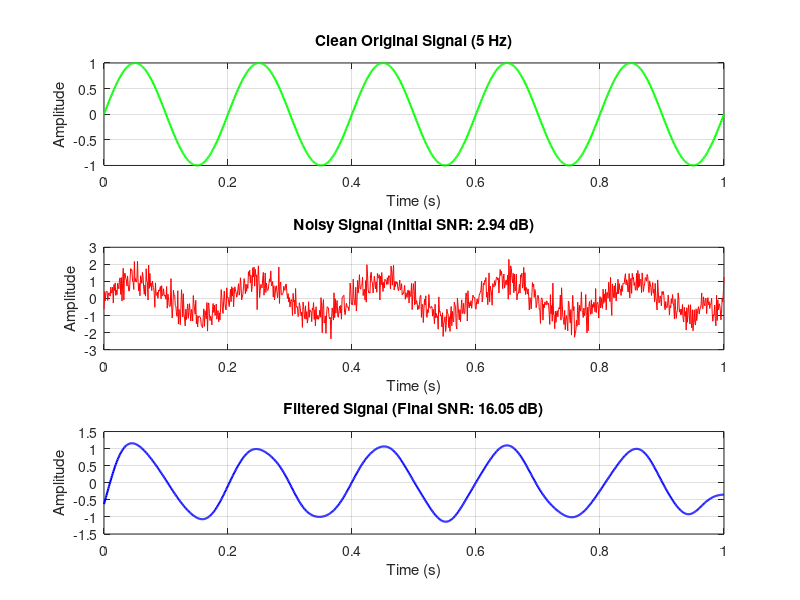

Write the MATLAB code that produced this figure. (Note: this script raises an error after producing the figure.)
% --- Experiment 21: Noise Removal Project --
rng(0);                 
% fixes the random seed for reproducible noise
fs = 1000;              
t = 0:1/fs:1;           
% Sampling frequency
% Time vector (1 second)
% 1. Generate Clean Signal (5 Hz Sine Wave)
f_sig = 5;
x_clean = sin(2*pi*f_sig*t);
P_clean = mean(x_clean.^2); % Power of the clean signal
% 2. Add Noise (White Gaussian Noise)
noise = 0.5 * randn(size(t));
x_noisy = x_clean + noise;
P_noise_initial = mean(noise.^2);
% Calculate Initial SNR (in dB)
SNR_initial = 10 * log10(P_clean / P_noise_initial);
% 3. Design and Apply Low-Pass Filter
fc = 15;
order = 4;
[b, a] = butter(order, fc/(fs/2), 'low');
x_filtered = filtfilt(b, a, x_noisy);
% 4. Calculate Final SNR
noise_final = x_filtered - x_clean;
P_noise_final = mean(noise_final.^2);
SNR_final = 10 * log10(P_clean / P_noise_final);
% --- Plotting --
figure('Name', 'Experiment 21: Noise Removal');
subplot(3,1,1);
plot(t, x_clean, 'g', 'LineWidth', 1.5);
title('Clean Original Signal (5 Hz)');
xlabel('Time (s)'); ylabel('Amplitude'); grid on;
subplot(3,1,2);
plot(t, x_noisy, 'r');
title(sprintf('Noisy Signal (Initial SNR: %.2f dB)', SNR_initial));
xlabel('Time (s)'); ylabel('Amplitude'); grid on;
subplot(3,1,3);
plot(t, x_filtered, 'b', 'LineWidth', 1.5);
title(sprintf('Filtered Signal (Final SNR: %.2f dB)', SNR_final));
xlabel('Time (s)'); ylabel('Amplitude'); grid on;
1
Published with MATLAB® R2026a
2
